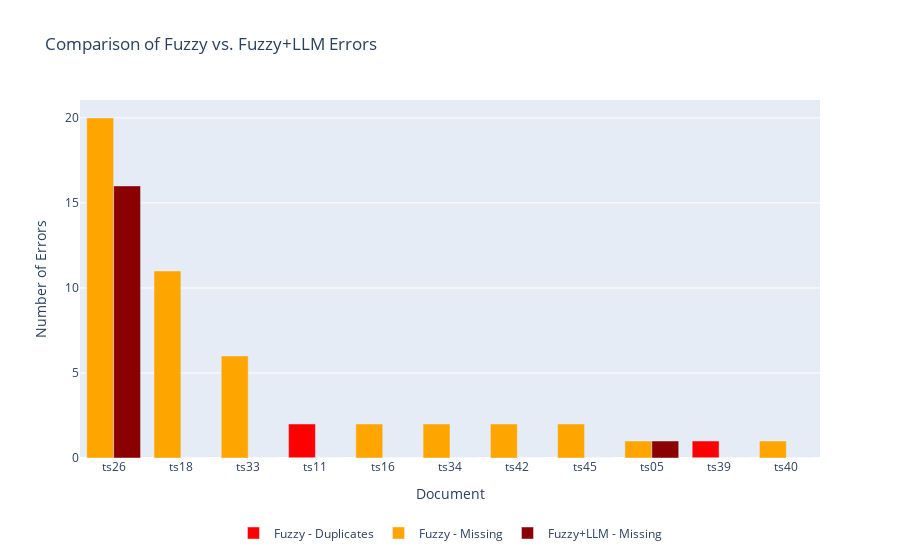

The cell this chart's notebook holds for it:
### Code cell
data = [
    {'doc': 'ts05', 'fuzzy_missing': 1, 'fuzzy_duplicates': 0, 'llm_missing': 1,  'llm_duplicates': 0},
    {'doc': 'ts11', 'fuzzy_missing': 0, 'fuzzy_duplicates': 2, 'llm_missing': 0,  'llm_duplicates': 0},
    {'doc': 'ts16', 'fuzzy_missing': 2, 'fuzzy_duplicates': 0, 'llm_missing': 0,  'llm_duplicates': 0},
    {'doc': 'ts18', 'fuzzy_missing': 11,'fuzzy_duplicates': 0, 'llm_missing': 0,  'llm_duplicates': 0},
    {'doc': 'ts26', 'fuzzy_missing': 20,'fuzzy_duplicates': 0, 'llm_missing': 16, 'llm_duplicates': 0},
    {'doc': 'ts33', 'fuzzy_missing': 6, 'fuzzy_duplicates': 0, 'llm_missing': 0,  'llm_duplicates': 0},
    {'doc': 'ts34', 'fuzzy_missing': 2, 'fuzzy_duplicates': 0, 'llm_missing': 0,  'llm_duplicates': 0},
    {'doc': 'ts39', 'fuzzy_missing': 0, 'fuzzy_duplicates': 1, 'llm_missing': 0,  'llm_duplicates': 0},
    {'doc': 'ts40', 'fuzzy_missing': 1, 'fuzzy_duplicates': 0, 'llm_missing': 0,  'llm_duplicates': 0},
    {'doc': 'ts42', 'fuzzy_missing': 2, 'fuzzy_duplicates': 0, 'llm_missing': 0,  'llm_duplicates': 0},
    {'doc': 'ts45', 'fuzzy_missing': 2, 'fuzzy_duplicates': 0, 'llm_missing': 0,  'llm_duplicates': 0},
]

# Sort by total Fuzzy errors (descending)
for d in data:
    d['fuzzy_total'] = d['fuzzy_missing'] + d['fuzzy_duplicates']
data_sorted = sorted(data, key=lambda x: x['fuzzy_total'], reverse=True)

doc_list             = [d['doc'] for d in data_sorted]
fuzzy_missing_list   = [d['fuzzy_missing']    for d in data_sorted]
fuzzy_duplicates_list= [d['fuzzy_duplicates'] for d in data_sorted]
llm_missing_list     = [d['llm_missing']      for d in data_sorted]
llm_duplicates_list  = [d['llm_duplicates']   for d in data_sorted]

# 3) Create grouped + stacked bars using offsetgroup and base
trace_fuzzy_missing = go.Bar(
    x=doc_list,
    y=fuzzy_missing_list,
    name='Fuzzy - Missing',
    marker_color='orange',
    offsetgroup='fuzzy'        # group Fuzzy bars together
)

trace_fuzzy_duplicates = go.Bar(
    x=doc_list,
    y=fuzzy_duplicates_list,
    name='Fuzzy - Duplicates',
    marker_color='red',
    offsetgroup='fuzzy',
    base=fuzzy_missing_list     # stack on top of "Fuzzy - Missing"
)

trace_llm_missing = go.Bar(
    x=doc_list,
    y=llm_missing_list,
    name='Fuzzy+LLM - Missing',
    marker_color='darkred',
    offsetgroup='llm'          # group LLM bars together
)

trace_llm_duplicates = go.Bar(
    x=doc_list,
    y=llm_duplicates_list,
    name='Fuzzy+LLM - Duplicates',
    marker_color='red',
    offsetgroup='llm',
    base=llm_missing_list       # stack on top of "Fuzzy+LLM - Missing"
)

fig = go.Figure(data=[
    trace_fuzzy_duplicates,
    trace_fuzzy_missing,
    trace_llm_missing,

])

# 4) Layout: 'group' mode => side-by-side groups;
#    using 'base=' => internal stacking within each group
fig.update_layout(
    barmode='group',
    title='Comparison of Fuzzy vs. Fuzzy+LLM Errors ',
    xaxis_title='Document\n',
    yaxis_title='Number of Errors',
    legend=dict(
        orientation='h',       # horizontal legend
        yanchor='bottom',
        y=-0.25,               # move it below the plot
        xanchor='center',
        x=0.5
    )
)

fig.show()

### Figure 1 — Plotly figure (JSON) as saved in the notebook; plotly's stock layout.template omitted (floating-point values rounded to 4 significant figures)
{"data": [{"base": [20, 11, 6, 0, 2, 2, 2, 2, 1, 0, 1], "marker": {"color": "red"}, "name": "Fuzzy - Duplicates", "offsetgroup": "fuzzy", "type": "bar", "x": ["ts26", "ts18", "ts33", "ts11", "ts16", "ts34", "ts42", "ts45", "ts05", "ts39", "ts40"], "y": [0, 0, 0, 2, 0, 0, 0, 0, 0, 1, 0]}, {"marker": {"color": "orange"}, "name": "Fuzzy - Missing", "offsetgroup": "fuzzy", "type": "bar", "x": ["ts26", "ts18", "ts33", "ts11", "ts16", "ts34", "ts42", "ts45", "ts05", "ts39", "ts40"], "y": [20, 11, 6, 0, 2, 2, 2, 2, 1, 0, 1]}, {"marker": {"color": "darkred"}, "name": "Fuzzy+LLM - Missing", "offsetgroup": "llm", "type": "bar", "x": ["ts26", "ts18", "ts33", "ts11", "ts16", "ts34", "ts42", "ts45", "ts05", "ts39", "ts40"], "y": [16, 0, 0, 0, 0, 0, 0, 0, 1, 0, 0]}], "layout": {"barmode": "group", "legend": {"orientation": "h", "x": 0.5, "xanchor": "center", "y": -0.25, "yanchor": "bottom"}, "title": {"text": "Comparison of Fuzzy vs. Fuzzy+LLM Errors "}, "xaxis": {"title": {"text": "Document\n"}}, "yaxis": {"title": {"text": "Number of Errors"}}}}
